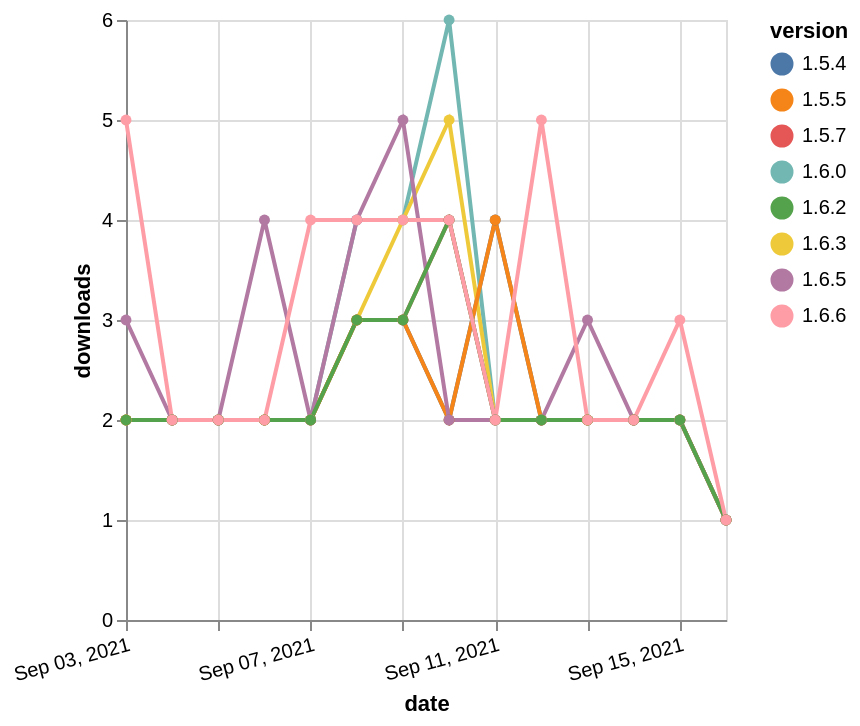

Describe this chart as a Vega-Lite specification.
### Vega-Lite specification from a JSON file in a GitHub repository (floating-point values rounded to 4 significant figures)
{"$schema": "https://vega.github.io/schema/vega-lite/v5.json", "description": "A simple bar chart with embedded data.", "data": {"values": [{"date": "2021-09-03", "total": 1956, "delta": 2, "version": "1.5.7"}, {"date": "2021-09-04", "total": 1958, "delta": 2, "version": "1.5.7"}, {"date": "2021-09-05", "total": 1960, "delta": 2, "version": "1.5.7"}, {"date": "2021-09-06", "total": 1962, "delta": 2, "version": "1.5.7"}, {"date": "2021-09-07", "total": 1964, "delta": 2, "version": "1.5.7"}, {"date": "2021-09-08", "total": 1967, "delta": 3, "version": "1.5.7"}, {"date": "2021-09-09", "total": 1970, "delta": 3, "version": "1.5.7"}, {"date": "2021-09-10", "total": 1974, "delta": 4, "version": "1.5.7"}, {"date": "2021-09-11", "total": 1976, "delta": 2, "version": "1.5.7"}, {"date": "2021-09-12", "total": 1978, "delta": 2, "version": "1.5.7"}, {"date": "2021-09-13", "total": 1980, "delta": 2, "version": "1.5.7"}, {"date": "2021-09-14", "total": 1982, "delta": 2, "version": "1.5.7"}, {"date": "2021-09-15", "total": 1984, "delta": 2, "version": "1.5.7"}, {"date": "2021-09-16", "total": 1985, "delta": 1, "version": "1.5.7"}, {"date": "2021-09-03", "total": 2110, "delta": 2, "version": "1.5.4"}, {"date": "2021-09-04", "total": 2112, "delta": 2, "version": "1.5.4"}, {"date": "2021-09-05", "total": 2114, "delta": 2, "version": "1.5.4"}, {"date": "2021-09-06", "total": 2116, "delta": 2, "version": "1.5.4"}, {"date": "2021-09-07", "total": 2118, "delta": 2, "version": "1.5.4"}, {"date": "2021-09-08", "total": 2121, "delta": 3, "version": "1.5.4"}, {"date": "2021-09-09", "total": 2124, "delta": 3, "version": "1.5.4"}, {"date": "2021-09-10", "total": 2126, "delta": 2, "version": "1.5.4"}, {"date": "2021-09-11", "total": 2130, "delta": 4, "version": "1.5.4"}, {"date": "2021-09-12", "total": 2132, "delta": 2, "version": "1.5.4"}, {"date": "2021-09-13", "total": 2134, "delta": 2, "version": "1.5.4"}, {"date": "2021-09-14", "total": 2136, "delta": 2, "version": "1.5.4"}, {"date": "2021-09-15", "total": 2138, "delta": 2, "version": "1.5.4"}, {"date": "2021-09-16", "total": 2139, "delta": 1, "version": "1.5.4"}, {"date": "2021-09-03", "total": 1827, "delta": 2, "version": "1.6.0"}, {"date": "2021-09-04", "total": 1829, "delta": 2, "version": "1.6.0"}, {"date": "2021-09-05", "total": 1831, "delta": 2, "version": "1.6.0"}, {"date": "2021-09-06", "total": 1833, "delta": 2, "version": "1.6.0"}, {"date": "2021-09-07", "total": 1835, "delta": 2, "version": "1.6.0"}, {"date": "2021-09-08", "total": 1839, "delta": 4, "version": "1.6.0"}, {"date": "2021-09-09", "total": 1843, "delta": 4, "version": "1.6.0"}, {"date": "2021-09-10", "total": 1849, "delta": 6, "version": "1.6.0"}, {"date": "2021-09-11", "total": 1851, "delta": 2, "version": "1.6.0"}, {"date": "2021-09-12", "total": 1853, "delta": 2, "version": "1.6.0"}, {"date": "2021-09-13", "total": 1855, "delta": 2, "version": "1.6.0"}, {"date": "2021-09-14", "total": 1857, "delta": 2, "version": "1.6.0"}, {"date": "2021-09-15", "total": 1859, "delta": 2, "version": "1.6.0"}, {"date": "2021-09-16", "total": 1860, "delta": 1, "version": "1.6.0"}, {"date": "2021-09-03", "total": 1208, "delta": 2, "version": "1.6.3"}, {"date": "2021-09-04", "total": 1210, "delta": 2, "version": "1.6.3"}, {"date": "2021-09-05", "total": 1212, "delta": 2, "version": "1.6.3"}, {"date": "2021-09-06", "total": 1214, "delta": 2, "version": "1.6.3"}, {"date": "2021-09-07", "total": 1216, "delta": 2, "version": "1.6.3"}, {"date": "2021-09-08", "total": 1219, "delta": 3, "version": "1.6.3"}, {"date": "2021-09-09", "total": 1223, "delta": 4, "version": "1.6.3"}, {"date": "2021-09-10", "total": 1228, "delta": 5, "version": "1.6.3"}, {"date": "2021-09-11", "total": 1230, "delta": 2, "version": "1.6.3"}, {"date": "2021-09-12", "total": 1232, "delta": 2, "version": "1.6.3"}, {"date": "2021-09-13", "total": 1234, "delta": 2, "version": "1.6.3"}, {"date": "2021-09-14", "total": 1236, "delta": 2, "version": "1.6.3"}, {"date": "2021-09-15", "total": 1238, "delta": 2, "version": "1.6.3"}, {"date": "2021-09-16", "total": 1239, "delta": 1, "version": "1.6.3"}, {"date": "2021-09-03", "total": 2135, "delta": 2, "version": "1.5.5"}, {"date": "2021-09-04", "total": 2137, "delta": 2, "version": "1.5.5"}, {"date": "2021-09-05", "total": 2139, "delta": 2, "version": "1.5.5"}, {"date": "2021-09-06", "total": 2141, "delta": 2, "version": "1.5.5"}, {"date": "2021-09-07", "total": 2143, "delta": 2, "version": "1.5.5"}, {"date": "2021-09-08", "total": 2146, "delta": 3, "version": "1.5.5"}, {"date": "2021-09-09", "total": 2149, "delta": 3, "version": "1.5.5"}, {"date": "2021-09-10", "total": 2151, "delta": 2, "version": "1.5.5"}, {"date": "2021-09-11", "total": 2155, "delta": 4, "version": "1.5.5"}, {"date": "2021-09-12", "total": 2157, "delta": 2, "version": "1.5.5"}, {"date": "2021-09-13", "total": 2159, "delta": 2, "version": "1.5.5"}, {"date": "2021-09-14", "total": 2161, "delta": 2, "version": "1.5.5"}, {"date": "2021-09-15", "total": 2163, "delta": 2, "version": "1.5.5"}, {"date": "2021-09-16", "total": 2164, "delta": 1, "version": "1.5.5"}, {"date": "2021-09-03", "total": 745, "delta": 3, "version": "1.6.5"}, {"date": "2021-09-04", "total": 747, "delta": 2, "version": "1.6.5"}, {"date": "2021-09-05", "total": 749, "delta": 2, "version": "1.6.5"}, {"date": "2021-09-06", "total": 753, "delta": 4, "version": "1.6.5"}, {"date": "2021-09-07", "total": 755, "delta": 2, "version": "1.6.5"}, {"date": "2021-09-08", "total": 759, "delta": 4, "version": "1.6.5"}, {"date": "2021-09-09", "total": 764, "delta": 5, "version": "1.6.5"}, {"date": "2021-09-10", "total": 766, "delta": 2, "version": "1.6.5"}, {"date": "2021-09-11", "total": 768, "delta": 2, "version": "1.6.5"}, {"date": "2021-09-12", "total": 770, "delta": 2, "version": "1.6.5"}, {"date": "2021-09-13", "total": 773, "delta": 3, "version": "1.6.5"}, {"date": "2021-09-14", "total": 775, "delta": 2, "version": "1.6.5"}, {"date": "2021-09-15", "total": 777, "delta": 2, "version": "1.6.5"}, {"date": "2021-09-16", "total": 778, "delta": 1, "version": "1.6.5"}, {"date": "2021-09-03", "total": 1200, "delta": 2, "version": "1.6.2"}, {"date": "2021-09-04", "total": 1202, "delta": 2, "version": "1.6.2"}, {"date": "2021-09-05", "total": 1204, "delta": 2, "version": "1.6.2"}, {"date": "2021-09-06", "total": 1206, "delta": 2, "version": "1.6.2"}, {"date": "2021-09-07", "total": 1208, "delta": 2, "version": "1.6.2"}, {"date": "2021-09-08", "total": 1211, "delta": 3, "version": "1.6.2"}, {"date": "2021-09-09", "total": 1214, "delta": 3, "version": "1.6.2"}, {"date": "2021-09-10", "total": 1218, "delta": 4, "version": "1.6.2"}, {"date": "2021-09-11", "total": 1220, "delta": 2, "version": "1.6.2"}, {"date": "2021-09-12", "total": 1222, "delta": 2, "version": "1.6.2"}, {"date": "2021-09-13", "total": 1224, "delta": 2, "version": "1.6.2"}, {"date": "2021-09-14", "total": 1226, "delta": 2, "version": "1.6.2"}, {"date": "2021-09-15", "total": 1228, "delta": 2, "version": "1.6.2"}, {"date": "2021-09-16", "total": 1229, "delta": 1, "version": "1.6.2"}, {"date": "2021-09-03", "total": 432, "delta": 5, "version": "1.6.6"}, {"date": "2021-09-04", "total": 434, "delta": 2, "version": "1.6.6"}, {"date": "2021-09-05", "total": 436, "delta": 2, "version": "1.6.6"}, {"date": "2021-09-06", "total": 438, "delta": 2, "version": "1.6.6"}, {"date": "2021-09-07", "total": 442, "delta": 4, "version": "1.6.6"}, {"date": "2021-09-08", "total": 446, "delta": 4, "version": "1.6.6"}, {"date": "2021-09-09", "total": 450, "delta": 4, "version": "1.6.6"}, {"date": "2021-09-10", "total": 454, "delta": 4, "version": "1.6.6"}, {"date": "2021-09-11", "total": 456, "delta": 2, "version": "1.6.6"}, {"date": "2021-09-12", "total": 461, "delta": 5, "version": "1.6.6"}, {"date": "2021-09-13", "total": 463, "delta": 2, "version": "1.6.6"}, {"date": "2021-09-14", "total": 465, "delta": 2, "version": "1.6.6"}, {"date": "2021-09-15", "total": 468, "delta": 3, "version": "1.6.6"}, {"date": "2021-09-16", "total": 469, "delta": 1, "version": "1.6.6"}]}, "width": "container", "mark": {"type": "line", "point": {"filled": true}}, "encoding": {"x": {"field": "date", "type": "temporal", "timeUnit": "yearmonthdate", "title": "date", "axis": {"labelAngle": -15}}, "y": {"field": "delta", "type": "quantitative", "title": "downloads"}, "color": {"field": "version", "type": "nominal"}, "tooltip": {"field": "delta"}}}
